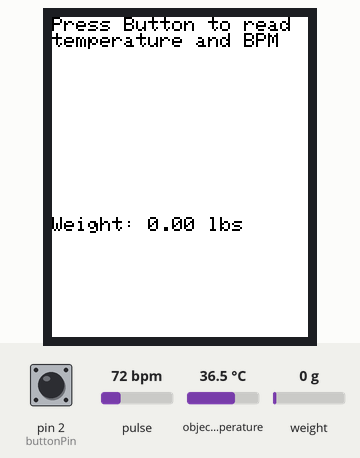
This sketch was run on a simulated Arduino Uno, built with avr-gcc and run on an emulated ATmega328P. On the bench: 128×160 colour display. The test bench sets the inputs (shaded band); at power-on: pin 2 (buttonPin) LOW, weight on the scale 0 g, pulse 72 bpm, object temperature 36.5 °C. What the sketch prints to the serial monitor is not drawn.

Above: at 2.3 s.
2.4 s: pin 2 (buttonPin) pulled HIGH for 0.15 s
At 3.3 s:
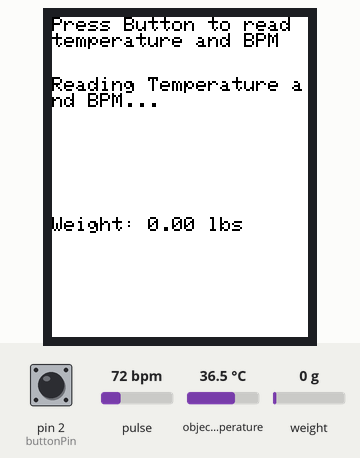
5.5 s: weight on the scale set to 100 g
At 6.6 s:
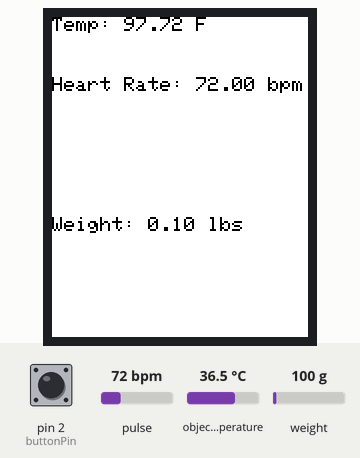
7.1 s: pin 2 (buttonPin) pulled HIGH for 1 s
At 7.45 s:
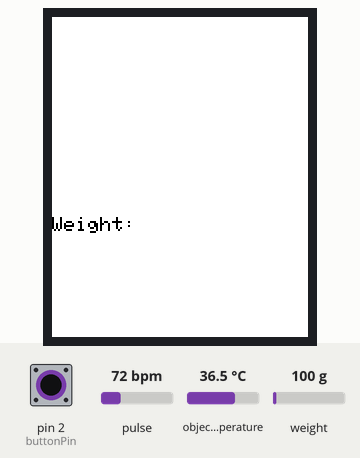
9.6 s: pin 2 (buttonPin) pulled HIGH for 0.15 s
At 12.42 s:
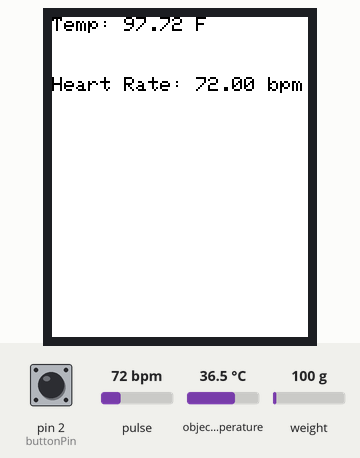
12.7 s: weight on the scale set to 1250 g
At 14.0 s:
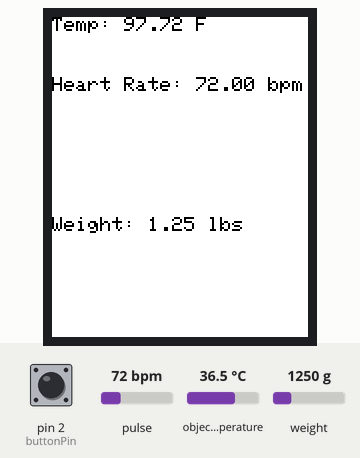
14.3 s: weight on the scale set to 2500 g
At 15.3 s:
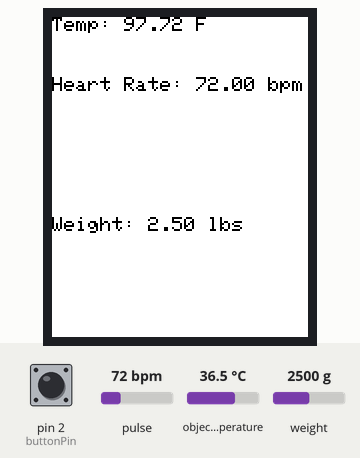
Timing chart, 0 to 16.8 s (numbered marks = the images above; inputs shaded):
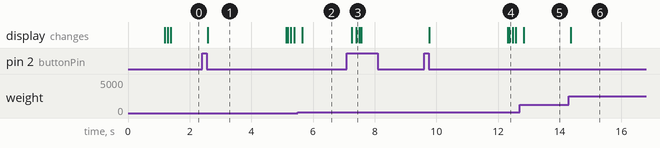

The sketch:

HealthScreening.ino
```cpp
#define USE_ARDUINO_INTERRUPTS true
#include <PulseSensorPlayground.h>
#include <Adafruit_MLX90614.h>
#include <Adafruit_GFX.h>
#include <Adafruit_ST7735.h>
//#include <HX711_ADC.h>
#include "HX711.h"

#define calibration_factor 9450.00 //This value is obtained using the SparkFun_HX711_Calibration sketch

#define LOADCELL_DOUT_PIN  4
#define LOADCELL_SCK_PIN  5

HX711 scale;

#define TFT_CS     10
#define TFT_RST    9
#define TFT_DC     8
#define mosiSDA    11
#define SCL    13

Adafruit_ST7735 tft = Adafruit_ST7735(TFT_CS, TFT_DC, mosiSDA, SCL, TFT_RST);
//temp sensor
Adafruit_MLX90614 tempSensor = Adafruit_MLX90614();
//pulsesensor
const int PULSE_INPUT_PIN = A0; // PulseSensor PURPLE WIRE connected to ANALOG PIN 0
volatile bool buttonPressed = false;
volatile bool reset = false;
int buttonPresses = 0;

int PULSE_THRESHOLD = 550;     // Determine which signal to "count as a beat" and which to ignore.
PulseSensorPlayground pulseSensor;
//Buttons
int buttonPin = 2; // set the pin for the button switch
int buttonState = 0; // variable to store the state of the button switch

float tempC;
float tempF;
float heartRate;

void setup() {
  Serial.begin(9600);

  scale.begin(LOADCELL_DOUT_PIN, LOADCELL_SCK_PIN);
  scale.set_scale(calibration_factor); //This value is obtained by using the SparkFun_HX711_Calibration sketch
  scale.tare();
  //pinMode(buttonPin, INPUT); // set the button pin as an input
  pinMode(buttonPin, INPUT);
  attachInterrupt(digitalPinToInterrupt(buttonPin), buttonISR, RISING);

   if (tempSensor.begin()) {
    Serial.println("TempSensor started!");  //prints one time at Arduino power-up,or on Arduino reset.
  }
  pulseSensor.analogInput(PULSE_INPUT_PIN);
  pulseSensor.setThreshold(PULSE_THRESHOLD);
   if (pulseSensor.begin()) {
    Serial.println("PulseSensor started!");  //prints one time at Arduino power-up or on Arduino reset.
  }
  tft.initR(INITR_BLACKTAB);
  tft.fillScreen(ST7735_WHITE);
  tft.setTextWrap(true);
  tft.setTextSize(2);
}

#define SAMPLE_SIZE 50 //number of readings to take
int counter = 0;
void loop() {

  //tft.fillScreen(ST7735_WHITE);
  if(buttonPresses < 1){
    Serial.println(" ");
    Serial.println("Press Button to read temperature and BPM");
    tft.setCursor(0, 0);
    tft.setTextColor(ST7735_BLACK, ST7735_WHITE);
    tft.setTextSize(1.5);
    tft.print("Press Button to read temperature and BPM");
  }
  if (buttonPressed && (buttonPresses < 1)) {
    buttonPresses += 1;
     delay(50);
    // your code here
    Serial.println("Reading Temperature and BPM...");
    tft.setCursor(0, 30);
    tft.print("Reading Temperature and BPM...");
    float temp[SAMPLE_SIZE];
    float avgTemp = 0.0;
    float avgBPM = 0.0;
    for (int i = 0; i < SAMPLE_SIZE; i++) { //takes the number of samples and adds to avgTemp
      avgTemp += tempSensor.readObjectTempC();
      avgBPM += pulseSensor.getBeatsPerMinute(); //adds the current sample to the total
      delay(50); // wait before taking the next sample
    }
    avgTemp /= SAMPLE_SIZE; //divide the total by number of samples
    avgBPM /= SAMPLE_SIZE;
    float temp_object_f = (avgTemp * 9.0 / 5.0) + 32.0; //converts from celcius to farenheit
    Serial.print("Object temperature: ");
    Serial.print(temp_object_f);
    Serial.println(" F");
    Serial.println(" ");
    Serial.print("BPM: ");
    Serial.println(avgBPM);
    tft.fillScreen(ST7735_WHITE);

    tft.fillScreen(ST7735_WHITE);
    tft.setCursor(0, 0);
    tft.setTextColor(ST7735_BLACK, ST7735_WHITE);
    tft.setTextSize(1.5);
    tft.print("Temp: ");
    tft.print(temp_object_f, 2);
    tft.print(" F");
    tft.setCursor(0, 30);
    tft.print("Heart Rate: ");
    tft.print(avgBPM);
    tft.print(" bpm");

    if ((temp_object_f > 70) && (avgBPM > 80)){
      tft.setCursor(0, 60);
      tft.setTextSize(1);
      tft.setTextColor(ST7735_BLACK, ST7735_WHITE);
      tft.print("Possible symptoms for Covid ");
    }

    reset = true;
    buttonPressed = false; // reset the buttonPressed flag
  }
  else if(buttonPressed && (buttonPresses >= 1))
  {
    //delay(50);
    buttonPresses=0;
    buttonPressed = false;
    tft.fillScreen(ST7735_WHITE);
    delay(50);
  }

  Serial.print("Reading: ");
  Serial.print(scale.get_units(), 2); //scale.get_units() returns a float
  Serial.print(" lbs"); //You can change this to kg but you'll need to refactor the calibration_factor
  Serial.println();

  tft.setCursor(0, 100);
  tft.setTextColor(ST7735_BLACK, ST7735_WHITE);
  tft.setTextSize(1);
  tft.print("Weight: ");
  tft.print(scale.get_units(), 2);
  tft.print(" lbs");

  // check for new data/start next convers
  delay(50);


  // check for new data/start next conversion:

  // Serial.println("Reading Temperature...");
  // tft.setCursor(0, 30);
  // tft.print("Reading Temperature...");
  // float temp[SAMPLE_SIZE];
  // float avgTemp = 0.0;
  // for (int i = 0; i < SAMPLE_SIZE; i++) { //takes the number of samples and adds to avgTemp
  //     avgTemp += tempSensor.readObjectTempC();
  //     delay(50); // wait before taking the next sample
  // }
  // avgTemp /= SAMPLE_SIZE; //divide the total by number of samples
  // float temp_object_f = (avgTemp * 9.0 / 5.0) + 32.0; //converts from celcius to farenheit
  // Serial.print("Object temperature: ");
  // Serial.print(temp_object_f);
  // Serial.println(" F");
  // Serial.println(" ");
  // tft.fillScreen(ST7735_WHITE);


  // Serial.println("Press Button to read Heart rate");
  // tft.setCursor(0, 0);
  // tft.setTextColor(ST7735_BLACK, ST7735_WHITE);
  // tft.setTextSize(1.5);
  // tft.print("Press Button to read BPM ");

  // while (digitalRead(buttonPin) == LOW) { //waits for button to pressed
  //   delay(50); // debounce the button
  //   //tft.fillScreen(ST7735_WHITE);
  // }
  // Serial.println("Reading Heart rate...");
  // tft.setCursor(0, 30);
  // tft.print("Reading Heart rate...");
  // float avgBPM = 0.0;
  // for (int i = 0; i < SAMPLE_SIZE; i++) {
  //     avgBPM += pulseSensor.getBeatsPerMinute(); //adds the current sample to the total
  //     delay(50); // wait before taking the next sample
  // }
  // avgBPM /= SAMPLE_SIZE;
  // Serial.print("BPM: ");
  // Serial.println(avgBPM);


  //tft.fillScreen(ST7735_WHITE);
  /*
  Serial.print("Temp: ");
  Serial.print(tempF);
  Serial.print(" F");
  Serial.print("\tHeart Rate: ");
  Serial.print(heartRate);
  Serial.println(" bpm");
  */
}

void buttonISR() {
  buttonPressed = true; // set the buttonPressed flag
}
```

Measured:
- after the input at 2.4 s, the display: changes after 0.18 s (image 1)
- after the input at 5.5 s, the display: changes after 0.14 s (image 2)
- after the input at 7.1 s, the display: first changes after 0.15 s (image 3 shows a later state)
- after the input at 9.6 s, the display: first changes after 0.17 s (image 4 shows a later state)
- after the input at 12.7 s, the display: changes after 0.13 s (image 5)
- after the input at 14.3 s, the display: changes after 0.07 s (image 6)
- what the display in image 1 shows lasts 2.5 s, from 2.6 s to 5.1 s
